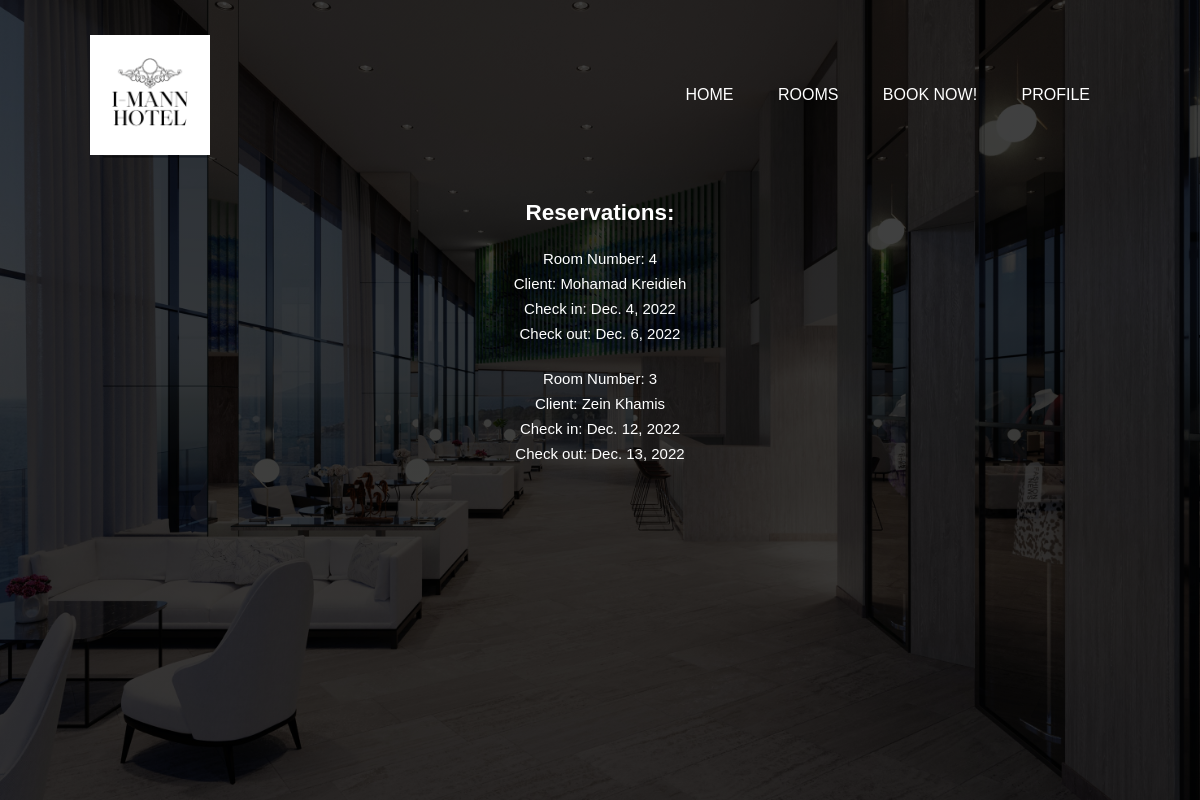
Before: /adminpage/ (signed in) with the older database file.
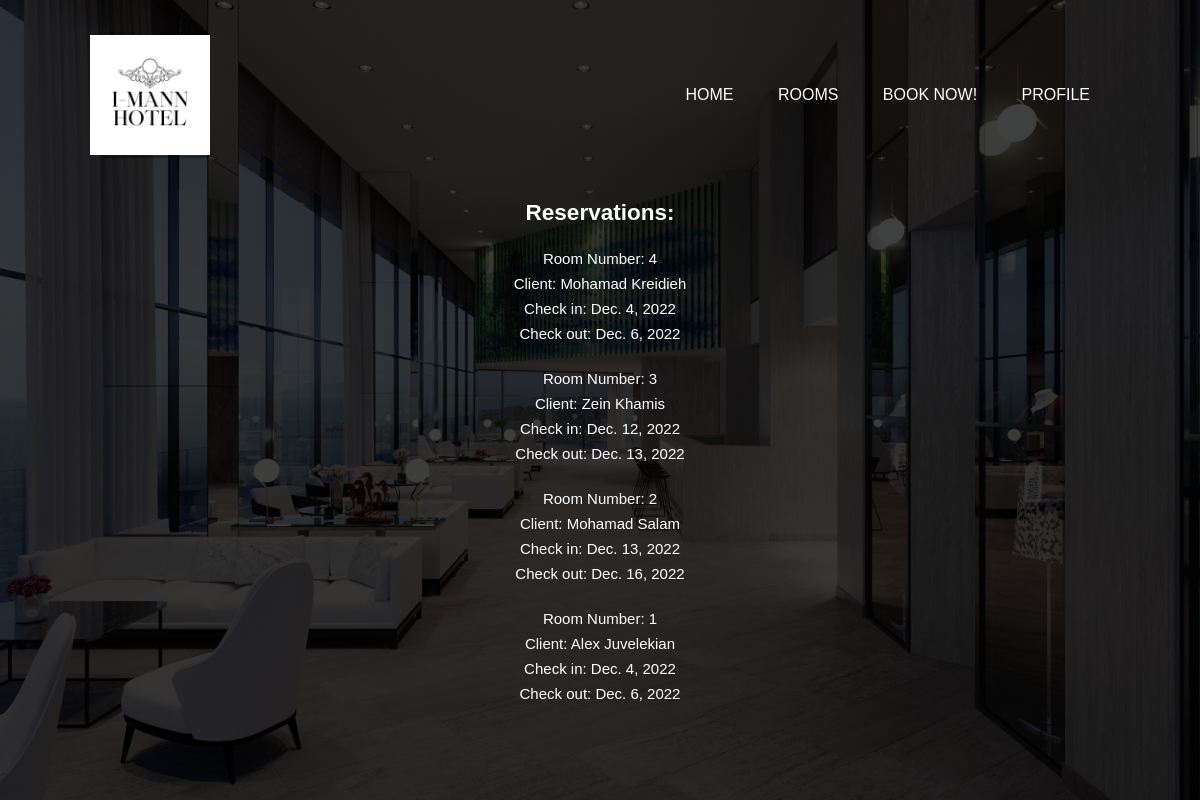
After: the same page with the newer database file.
### main/models.py (models this page shows, shortened)
class reservation(models.Model):
    room_id = models.ForeignKey(room, on_delete=models.CASCADE)
    client_id = models.ForeignKey(User, on_delete=models.CASCADE)
    start_date1 = models.DateField()
    end_date1 = models.DateField()

class room(models.Model):
    reserved = models.BooleanField()
    room_number = models.IntegerField()
    price_per_night = models.IntegerField()
    single = models.BooleanField()
    smoking = models.BooleanField()
    stars = models.IntegerField()
    def __str__(self):
        return ("Room Number: " + str(self.room_number))

### main/views.py (the view)
# urls.py: path("adminpage/", views.adminpage, name = "admin page")
def adminpage(response):
    x = reservation.objects.all()
    return render(response, "main/adminpage.html", {"reservation":x})

### main/templates/main/adminpage.html (shortened to what this page needs)
<!DOCTYPE html>
<html lang="en">
    <head>
        <link rel = "stylesheet" href = "/static/styles.css">
    </head>
    <body>
      <section id="Home">
        <header>
            <div class="banner">
                <div class="navbar">
                    <img src="/static/logo123.png" class="logo">
                    <ul>
                        <li><a href="/#Home">Home</a></li>
                        <li><a href="/#Rooms">Rooms</a></li>
                        <li><a href="/#book">BOOK NOW!</a></li>
                        <li><a href="/#Profile">Profile</a></li>
                    </ul>
                </div>
    <div class = "content">
        {% if user.is_superuser %}
        <h2>Reservations:</h2>
        {% for res in reservation %}
            <p> {{res.room_id}} <br> Client: {{res.client_id.first_name}} {{res.client_id.last_name}} <br> Check in: {{res.start_date1}} <br> Check out: {{res.end_date1}} </p>           {% endfor %}
        {% else %}
        <h2> ACCESS DENIED </h2>
        {% endif %}
        </div>

### main/static/styles.css (style rules this page uses)
* { margin: 0; padding: 0; font-family: sans-serif; }
.banner { width: 100%; height: 100vh; background-image: linear-gradient(rgba(0,0,0,0.75),rgba(0,0,0,0.75)),url(hotelbackground.jpg); background-size: cover; background-position: center; }
.navbar { width: 85%; margin: auto; padding: 35px 0; display: flex; align-items: center; justify-content: space-between; }
.logo { width: 120px; cursor: pointer; }
.navbar ul li { list-style: none; display: inline-block; margin: 0 20px; position: relative; }
.navbar ul li a { text-decoration: none; color: #fff; text-transform: uppercase; }
.navbar ul li::after { content: ''; height: 3px; width: 0; background: #009688; position: absolute; left: 0; bottom: -10px; transition: 0.5s; }
.content { width: 100%; position: absolute; top: 25%; transform: translateY(-50); text-align: center; color: #fff; font-size: 15px; }
.content p { margin: 20px auto; font-weight: 70; line-height: 25px; }
section { width: 100%; float: left; height: 100vh; position: relative; }
::placeholder { color: white; }

Changed rows visible on the page:
added reservation: room_id "Room Number: 2", client_id.first_name "Mohamad", client_id.last_name "Salam", start_date1 "Dec. 13, 2022", end_date1 "Dec. 16, 2022"
added reservation: room_id "Room Number: 1", client_id.first_name "Alex", client_id.last_name "Juvelekian", start_date1 "Dec. 4, 2022", end_date1 "Dec. 6, 2022"
